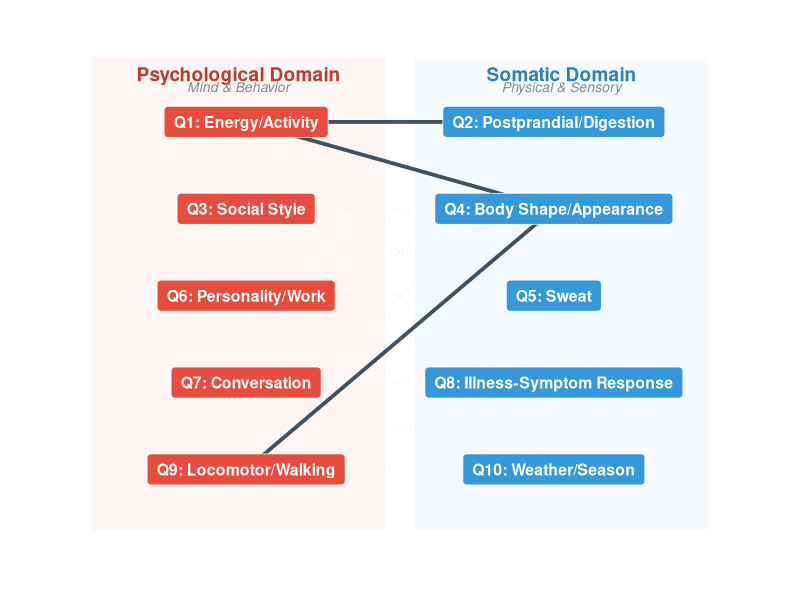

Generate this figure with R:
# Step 1: Schematic of Questionnaire Domain Architecture (Figure 1A)
library(ggplot2)

cat("========================================================================\n")
cat("Step 1: Generating Figure 1A (Questionnaire Domain Schematic)\n")
cat("========================================================================\n")

# Coordinates for domains
nodes <- data.frame(
  x = c(rep(1, 5), rep(2, 5)),
  y = c(5:1, 5:1),
  q_name = c("Q1", "Q3", "Q6", "Q7", "Q9", "Q2", "Q4", "Q5", "Q8", "Q10"),
  label = c(
    "Q1: Energy/Activity",
    "Q3: Social Style",
    "Q6: Personality/Work",
    "Q7: Conversation",
    "Q9: Locomotor/Walking",
    "Q2: Postprandial/Digestion",
    "Q4: Body Shape/Appearance",
    "Q5: Sweat",
    "Q8: Illness-Symptom Response",
    "Q10: Weather/Season"
  ),
  domain = c(rep("Psychological", 5), rep("Somatic", 5))
)

# Connective lines: all 25 cross-domain pairs
links <- expand.grid(
  q1 = c("Q1", "Q3", "Q6", "Q7", "Q9"),
  q2 = c("Q2", "Q4", "Q5", "Q8", "Q10"),
  stringsAsFactors = FALSE
)

# Add coordinates
links$x1 <- 1
links$x2 <- 2
links$y1 <- sapply(links$q1, function(q) nodes$y[nodes$q_name == q])
links$y2 <- sapply(links$q2, function(q) nodes$y[nodes$q_name == q])

# Set primary bridges to highlight:
# Q4 is the strongest bridge: connects to Q1 (Energy) and Q9 (Locomotor)
# Q2 is the second strongest bridge: connects to Q1 (Energy)
links$is_bridge <- FALSE
links$is_bridge[links$q1 == "Q1" & links$q2 == "Q4"] <- TRUE
links$is_bridge[links$q1 == "Q9" & links$q2 == "Q4"] <- TRUE
links$is_bridge[links$q1 == "Q1" & links$q2 == "Q2"] <- TRUE

# Build plot
p_1a <- ggplot() +
  # Draw background frames for the domains
  geom_rect(aes(xmin = 0.5, xmax = 1.45, ymin = 0.3, ymax = 5.75), fill = "#FDEDEC", color = NA, alpha = 0.55) +
  geom_rect(aes(xmin = 1.55, xmax = 2.5, ymin = 0.3, ymax = 5.75), fill = "#EBF5FB", color = NA, alpha = 0.55) +
  
  # Draw potential cross-domain links (weak coupling) - extremely faint dotted lines
  geom_segment(data = subset(links, !is_bridge), aes(x = x1, y = y1, xend = x2, yend = y2), 
               color = "gray88", linetype = "dotted", linewidth = 0.3, alpha = 0.5) +
  # Draw bridge links - clean solid line
  geom_segment(data = subset(links, is_bridge), aes(x = x1, y = y1, xend = x2, yend = y2), 
               color = "#2C3E50", linetype = "solid", linewidth = 1.3, alpha = 0.9) +
               
  # Domain Titles and Subtitles
  annotate("text", x = 0.975, y = 5.55, label = "Psychological Domain", 
           fontface = "bold", size = 4.8, color = "#C0392B", hjust = 0.5) +
  annotate("text", x = 0.975, y = 5.40, label = "Mind & Behavior", 
           fontface = "italic", size = 3.5, color = "#7F8C8D", hjust = 0.5) +
           
  annotate("text", x = 2.025, y = 5.55, label = "Somatic Domain", 
           fontface = "bold", size = 4.8, color = "#2980B9", hjust = 0.5) +
  annotate("text", x = 2.025, y = 5.40, label = "Physical & Sensory", 
           fontface = "italic", size = 3.5, color = "#7F8C8D", hjust = 0.5) +
           
  # Draw Nodes
  geom_label(data = nodes, aes(x = x, y = y, label = label, fill = domain), 
             color = "white", fontface = "bold", size = 4.0, linewidth = 0.4, 
             label.padding = unit(0.5, "lines"), label.r = unit(0.2, "lines"),
             show.legend = FALSE) +
  scale_fill_manual(values = c("Psychological" = "#E74C3C", "Somatic" = "#3498DB")) +
  
  xlim(0.4, 2.6) +
  ylim(0.1, 5.8) +
  theme_void() +
  theme(
    plot.margin = margin(20, 20, 20, 20)
  )

ggsave("Fig1A_DomainSchematic.png", p_1a, width = 7, height = 6, dpi = 300)
cat("\nFigure 1A 저장 완료: Fig1A_DomainSchematic.png\n")
cat("========================================================================\n")
